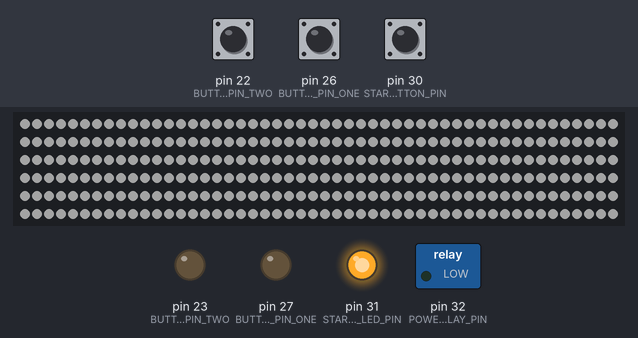
Bench run of a sketch on a simulated Arduino Mega 2560, built with avr-gcc and run on an emulated ATmega2560. Shown: 300 RGB LEDs in strip order, left to right, continuing on the next row, switched loads named in the sketch (green lamp = pin HIGH), output pins drawn as LEDs (lit = HIGH). Inputs (shaded band) come from the test bench; at power-on: pin 30 (START_BUTTON_PIN) LOW, pin 22 (BUTTON_PIN_TWO) LOW, pin 26 (BUTTON_PIN_ONE) LOW. Dim RGB values are drawn brighter than linear; the audio player accepts every command and is not drawn.

Above: at 1.7 s.
1.8 s: pin 30 (START_BUTTON_PIN) pulled HIGH for 0.15 s
At 4.0 s:
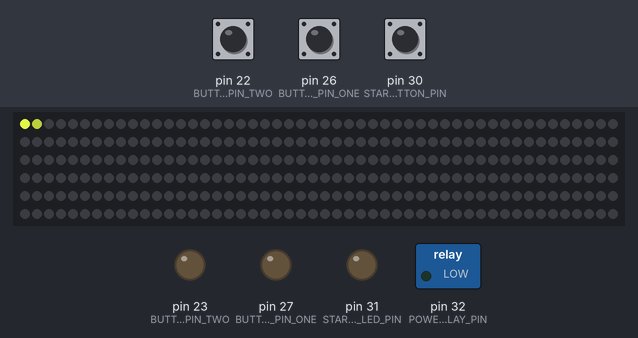
4.4 s: pin 22 (BUTTON_PIN_TWO) pulled HIGH for 0.15 s
At 4.51 s:
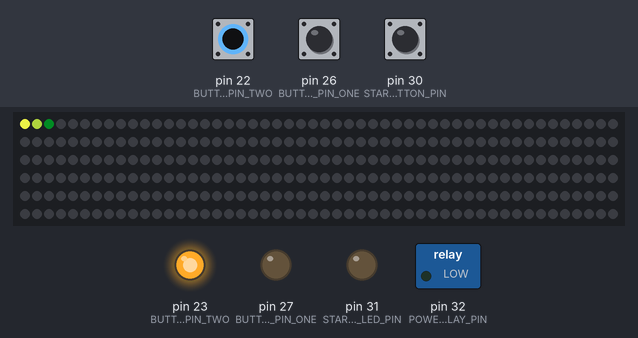
5.1 s: pin 26 (BUTTON_PIN_ONE) pulled HIGH for 0.15 s
At 5.22 s:
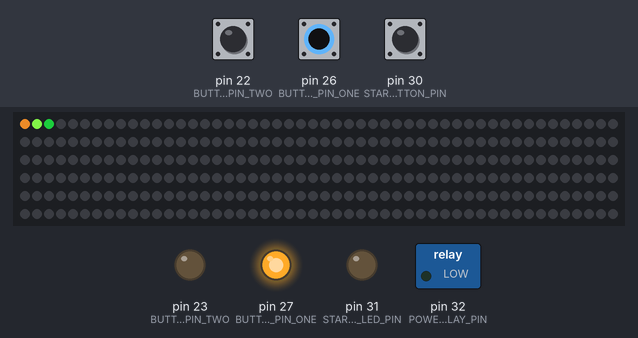
5.8 s: pin 26 (BUTTON_PIN_ONE) pulled HIGH for 1 s
At 5.99 s:
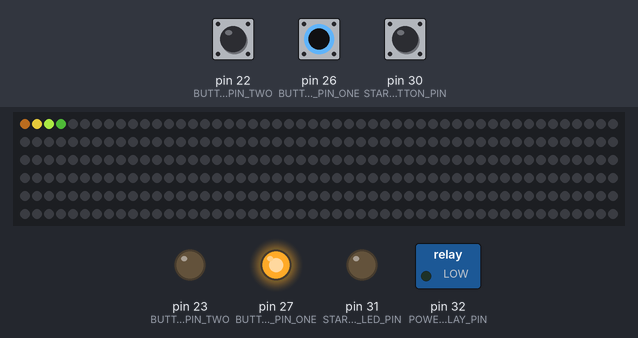
7.4 s: pin 22 (BUTTON_PIN_TWO) pulled HIGH for 1 s
At 7.58 s:
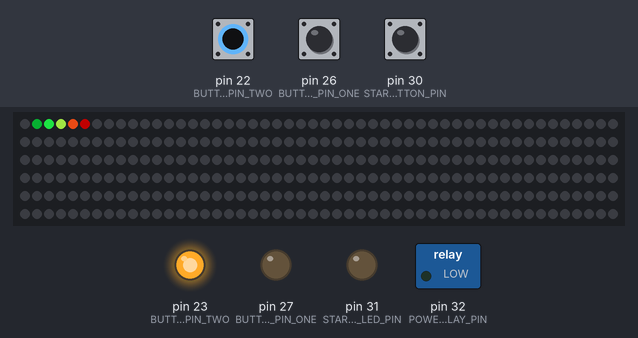
9.0 s: pin 22 (BUTTON_PIN_TWO) pulled HIGH for 0.15 s
At 9.18 s:
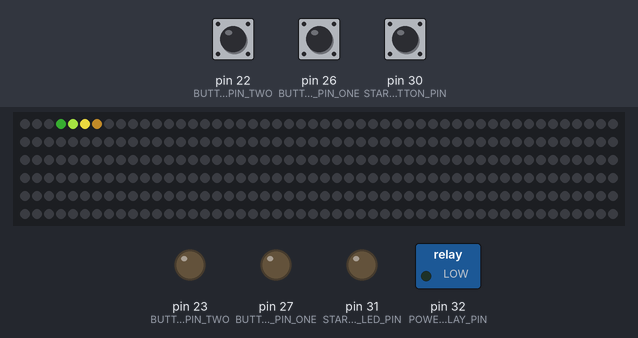
Timing chart, 0 to 10.7 s (numbered marks = the images above; inputs shaded):
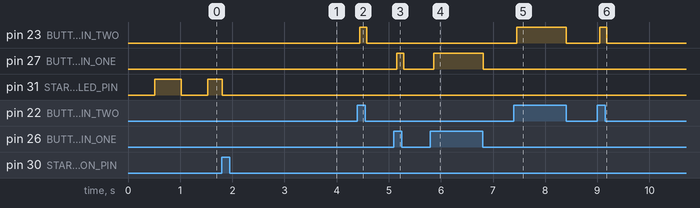

The sketch:

step6-final.ino
```cpp
#pragma message "SUMMER'S SMASH DASH 3000 PROJECT FT. JJ BROWN\nOriginal implementation in Smash-Dash-3000/code/step6-final"

// #region Imports

#include "Arduino.h"

// #region FastLED Import

// Add this before including `FastLED.h` to quiet pragma messages
#define FASTLED_INTERNAL

// Use this to import the library from project subdirectory.
// Note: This fails with VSCode Arduino compilation.
//#include "libraries/FastLED-3.3.3/FastLED.h"

// Use this import to include the global FastLED library
//   located at `~/Documents/Arduino/libraries/FastLED-3.3.3/`.
#include <FastLED.h>

// #endregion FastLED Import

#include <SoftwareSerial.h>
// #include "libraries/DFRobotDFPlayerMini/DFRobotDFPlayerMini.h"
#include <DFRobotDFPlayerMini.h>

// #endregion Imports

// #region Constant Variables

// Use `#define` for constant variables to leverage compiler optimization

// Set this to false for performance improvements:
// - Fewer calls to `Serial` to log debugging values
// - Fewer diagnostic calls to connected peripherals
#define IS_DEVELOPMENT false
#define ENABLE_LOGS false

// This is the signal pin for the main power relay
#define POWER_RELAY_PIN 32

// ---- Sound ----

// Value range (0~30)
#define MP3_VOLUME (IS_DEVELOPMENT ? 15 : 28)

#define MP3_START_SOUND 1
#define MP3_BOOP_SOUND 2

#define MIN_BOOP_DELAY 300

// ---- Start Controls ----

// The pin that the start button switch is attached to
#define START_BUTTON_PIN 30
// The pin for start button LED
#define START_BUTTON_LED_PIN 31

// ---- Player Controls ----

// Player 1
#define BUTTON_PIN_ONE 26
#define BUTTON_LED_PIN_ONE 27
// Player 2
#define BUTTON_PIN_TWO 22
#define BUTTON_LED_PIN_TWO 23

// ---- Lights ----

#define NUM_LEDS 300
#define LED_STRING_DATA_PIN 12

// Render player position
#define MAX_DISTANCE_TO_PLAYER 2.0

// Note: Milliamp value determined experimentally.
// - 3500mA works well if the 15A power supply is connected directly to one
//   end of the LED strip.
// - 1850mA works well if the LED strip is powered through breadboard and
//   jumper wires
#define LED_MAX_MILLIAMPS 1850

// Maximum brightness displayed by any LED
#define LED_MAX_POWER (IS_DEVELOPMENT ? 200 : 240)

// ---- Game ----

#define MIN_PLAYER_POSITION 0
#define MAX_PLAYER_POSITION NUM_LEDS

// Magic number: Tune this based on your own gameplay
#define PLAYER_VELOCITY_PICKUP 0.11

// Maximum player speed is ~32 presses of controller button
#define MAX_PLAYER_VELOCITY (32 * PLAYER_VELOCITY_PICKUP)

// Magic number: Tune this based on your own gameplay
#define FRICTION .96

// The index of the LED on the strip where gravity should start being applied
#define GRAVITY_START 210

// Magic number: Tune this based on your own gameplay
#define GRAVITY_AMOUNT 0.022

// ---- State Machine ----

#define STATE_NOT_LOADED -1
#define STATE_START_MENU 0
#define STATE_RESET_GAME 1
#define STATE_321_COUNTDOWN 2
#define STATE_GAMEPLAY 3
#define STATE_FINISH_LINE 4

// #endregion Constant Variables

// #region Global Variables

// ---- Sound ----

// The last time (in milliseconds) that a sound was played.
// The DFPlayer can only play a single sound at once, so rapid calls to start
//   playing a sound result in never hearing more than the first few seconds of
//   the audio clip.
unsigned long lastBoopTime = 0;

// The SoftwareSerial is used to communicate with the DFPlayer.
// Argument order is (RX Pin, TX Pin)
SoftwareSerial mySoftwareSerial(10, 11);
DFRobotDFPlayerMini myDFPlayer;

// ---- Lights ----

// Create an array of `CRGB` instances.
// Each item in the array specifies the color for a given LED on the strip.
// Each item in the array holds a red, green, and blue value.
CRGB leds[NUM_LEDS];

// ---- Game ----

// The current state for start button
// 0 for not pressed, 1 for pressed.
byte lastStartButtonState = 0;
// The previous state of the start button.
byte startButtonState = 0;

// The current state of each controller.
byte playerButtonStateOne = 0;
byte playerButtonStateTwo = 0;

byte lastPlayerButtonStateOne = 0;
byte lastPlayerButtonStateTwo = 0;

unsigned long lastStartButtonLedBlinkTime = 0;

// In the game each player moves from the start to the end of the LED strip.
float playerPositionOne = 0;
float playerPositionTwo = 0;

// When a player controller is pressed, that player velocity is increased.
// Player velocity is applied to player position once per `loop()` call.
float playerVelocityOne = 0;
float playerVelocityTwo = 0;

// These variables store the color to display for each player
// 1: Red
const CRGB playerColorOne = CRGB(200, 0, 0).fadeToBlackBy(IS_DEVELOPMENT ? 128 : 0);
// 2: Green
const CRGB playerColorTwo = CRGB(9, 227, 67).fadeToBlackBy(IS_DEVELOPMENT ? 128 : 0);

byte winnerIndex = 0;
CRGB *winnerColor;
unsigned int finishLineAnimationStep = 0;
unsigned long finishLineLastAnimationStepTime = 0;

// ---- State Machine ----

byte currentState = STATE_NOT_LOADED;

// #endregion Global Variables

// #region State Machine Functions

void setState(int newState)
{
  int lastState = currentState;
  if (ENABLE_LOGS)
  {
    Serial.print("setState: newState= ");
    Serial.print(newState);
    Serial.print(" lastState= ");
    Serial.print(lastState);
    Serial.print("\n");
  }

  currentState = newState;

  // Transition between states

  // Transition FROM
  if (lastState == STATE_START_MENU)
  {
    transitionFromStartMenu();
  }

  // Transition TO
  if (currentState == STATE_321_COUNTDOWN)
  {
    transitionTo321Countdown();
  }
  else if (currentState == STATE_RESET_GAME)
  {
    transitionToResetGame();
  }
  else if (currentState == STATE_GAMEPLAY)
  {
    transitionToGameplay();
  }
  else if (currentState == STATE_FINISH_LINE)
  {
    transitionToFinishLine();
  }
}

void transitionToFinishLine()
{
  // Turn off all controller lights, leave winner on
  if (winnerIndex == 0)
  {
    digitalWrite(BUTTON_LED_PIN_ONE, LED_MAX_POWER);
    digitalWrite(BUTTON_LED_PIN_TWO, LOW);
  }
  else if (winnerIndex == 1)
  {
    digitalWrite(BUTTON_LED_PIN_ONE, LOW);
    digitalWrite(BUTTON_LED_PIN_TWO, LED_MAX_POWER);
  }
}

void transitionFromStartMenu()
{
  digitalWrite(START_BUTTON_LED_PIN, LOW);
}

/** Auto transition to STATE_GAMEPLAY */
void transitionTo321Countdown()
{
  // Play sound
  myDFPlayer.playMp3Folder(MP3_START_SOUND);

  // Wait for start sound to end
  delay(1000);

  setState(STATE_GAMEPLAY);
}

void transitionToGameplay()
{
  FastLED.clear();
}

/**
 * Reset all gameplay related variables.
 * Auto transition to STATE_START_MENU
 */
void transitionToResetGame()
{
  // Reset player state
  playerButtonStateOne = 0;
  lastPlayerButtonStateOne = 0;
  playerButtonStateTwo = 0;
  lastPlayerButtonStateTwo = 0;

  startButtonState = 0;
  lastStartButtonState = 0;

  playerPositionOne = 0;
  playerPositionTwo = 0;
  playerVelocityOne = 0;
  playerVelocityTwo = 0;

  winnerIndex = 0;
  winnerColor = nullptr;
  finishLineAnimationStep = 0;
  finishLineLastAnimationStepTime = 0;

  // Stop all audio
  myDFPlayer.pause();

  setState(STATE_321_COUNTDOWN);
}

// #endregion State Machine Functions

// #region Sound Functions

/**
 * This function will repeatedly attempt to establish a serial connection with
 * the DFPlayer. A single attempt infrequently fails. This guarantees a
 * consistent user experience.
 */
void waitForMp3Connection()
{
  if (ENABLE_LOGS)
    Serial.print("\nInitializing DFPlayer ... (May take 3~5 seconds)\n");

  int connectionTryCount = 0;

  while (true)
  {
    connectionTryCount++;

    if (ENABLE_LOGS)
    {
      Serial.print("Attempting connection to MP3 player... connectionTryCount= ");
      Serial.print(connectionTryCount);
      Serial.print("\n");
    }

    bool isMp3PlayerConnected = myDFPlayer.begin(mySoftwareSerial);

    if (!isMp3PlayerConnected)
    { //Use softwareSerial to communicate with mp3.
      Serial.println("Unable to begin, connection to MP3 player failed:");
      Serial.println("1.Please recheck the connection!");
      Serial.println("2.Please insert the SD card!");

      Serial.println("Retrying...");
      delay(1000);
    }
    else
    {
      break;
    }
  }

  if (ENABLE_LOGS)
    Serial.println("DFPlayer Mini online.");
}

void playBoopSound(const unsigned long now)
{
  if (now - lastBoopTime > MIN_BOOP_DELAY)
  {
    lastBoopTime = now;

    myDFPlayer.playMp3Folder(MP3_BOOP_SOUND);
  }
}

// #endregion Sound Functions

// #region Setup Functions

void setupLights()
{
  FastLED.addLeds<NEOPIXEL, LED_STRING_DATA_PIN>(leds, NUM_LEDS);

  FastLED.clear();

  FastLED.setMaxPowerInVoltsAndMilliamps(5, LED_MAX_MILLIAMPS);
}

void setupAudio()
{
  // Start MP3 player serial connection
  // - `9600` is the baud rate of the connection
  mySoftwareSerial.begin(9600);

  // Initialize MP3 player
  waitForMp3Connection();

  myDFPlayer.reset();
  myDFPlayer.setTimeOut(500);
  myDFPlayer.volume(MP3_VOLUME);
  myDFPlayer.EQ(DFPLAYER_EQ_NORMAL);
  myDFPlayer.enableDAC();

  if (ENABLE_LOGS)
  {
    Serial.print("mp3 state = ");
    Serial.println(myDFPlayer.readState());

    Serial.print("current volume = ");
    Serial.println(myDFPlayer.readVolume());

    Serial.print("EQ setting = ");
    Serial.println(myDFPlayer.readEQ());

    Serial.print("all file counts in SD card = ");
    Serial.println(myDFPlayer.readFileCounts());

    Serial.print("current play file number = ");
    Serial.println(myDFPlayer.readCurrentFileNumber());
  }
}

/** Sets pin mode for player controller. */
void setupStartButton()
{
  // Ensure the correct pin modes for start button are set
  pinMode(START_BUTTON_PIN, INPUT);
  pinMode(START_BUTTON_LED_PIN, OUTPUT);
}

void setupUserInput()
{
  // Ensure the correct pin modes are set for player buttons
  pinMode(BUTTON_PIN_ONE, INPUT);
  pinMode(BUTTON_LED_PIN_ONE, OUTPUT);

  pinMode(BUTTON_PIN_TWO, INPUT);
  pinMode(BUTTON_LED_PIN_TWO, OUTPUT);
}

void setup()
{
  if (ENABLE_LOGS)
  {
    // Start serial connection over USB.
    // This is what shows up in the serial monitor (baud rate in monitor must
    // match argument here).
    Serial.begin(9600);
  }

  // Turn on main power relay
  pinMode(POWER_RELAY_PIN, OUTPUT);
  digitalWrite(POWER_RELAY_PIN, LOW);

  setupLights();

  // Waits for MP3 connection
  setupAudio();

  setupStartButton();

  setupUserInput();

  // Initialize player state
  setState(STATE_START_MENU);
}

// #endregion Setup Functions

// #region Miscellaneous Functions

/** @return Current value of start button LED pin. */
bool blinkStartButtonLed(const unsigned long now)
{
  bool startButtonLedState = digitalRead(START_BUTTON_LED_PIN);

  if (now - lastStartButtonLedBlinkTime > 500)
  {
    lastStartButtonLedBlinkTime = now;

    // Blink start button LED
    if (startButtonLedState == LOW)
    {
      // Turn LED on
      digitalWrite(START_BUTTON_LED_PIN, LED_MAX_POWER);
      return true;
    }
    else
    {
      // Turn LED off
      digitalWrite(START_BUTTON_LED_PIN, LOW);
      return false;
    }
  }

  return startButtonLedState;
}

void setWinner(byte newWinnerIndex)
{
  winnerIndex = newWinnerIndex;

  if (winnerIndex == 0)
  {
    winnerColor = &playerColorOne;
  }
  else if (winnerIndex == 1)
  {
    winnerColor = &playerColorTwo;
  }
  else
  {
    // If unknown winner, transition to reset
    if (ENABLE_LOGS)
    {
      Serial.print("Unknown winnerIndex:");
      Serial.println(winnerIndex);
    }
    setState(STATE_RESET_GAME);
    return;
  }

  setState(STATE_FINISH_LINE);
}

bool checkStartButtonState()
{
  // Check for start button press
  int startButtonState = digitalRead(START_BUTTON_PIN);

  if (startButtonState != lastStartButtonState)
  {
    lastStartButtonState = startButtonState;

    if (ENABLE_LOGS)
    {
      Serial.print("startButtonState= ");
      Serial.println(startButtonState);
    }

    if (startButtonState == HIGH)
    {
      return true;
    }
  }

  return false;
}

// #endregion Miscellaneous Functions

// #region State Machine Loop Functions

void loopStateStartMenu(
    const unsigned long now)
{
  if (checkStartButtonState())
  {
    setState(STATE_RESET_GAME);
    return;
  }

  bool startButtonLedState = blinkStartButtonLed(now);

  // Set all LED strip to same state as start button LED
  byte brightness = startButtonLedState ? LED_MAX_POWER * 0.5 : 0;
  CRGB color = CRGB(brightness, brightness, brightness);

  for (int lightIndex = 0; lightIndex < NUM_LEDS; lightIndex++)
  {
    leds[lightIndex] = color;
  }
}

void loopStateFinishLine(
    const unsigned long now)
{
  if (checkStartButtonState())
  {
    setState(STATE_START_MENU);
    return;
  }

  // Indicate how to reset game to user
  blinkStartButtonLed(now);

  // Finish Line animation: drip the color of the winner from end of strip to
  // start. Leave non-winner colors on strip for bragging rights.
  if (
      now - finishLineLastAnimationStepTime > 15 &&
      finishLineAnimationStep < NUM_LEDS)
  {
    finishLineLastAnimationStepTime = now;

    unsigned int currentLedIndex = NUM_LEDS - finishLineAnimationStep;

    if (leds[currentLedIndex].red == 0 &&
        leds[currentLedIndex].green == 0 &&
        leds[currentLedIndex].blue == 0)
    {
      leds[currentLedIndex] = *winnerColor;
    }

    finishLineAnimationStep++;
  }
}

void loopStateGameplay(unsigned long now, byte playerButtonStateOne, byte playerButtonStateTwo)
{
  // #region User Input: Player One
  if (playerButtonStateOne != lastPlayerButtonStateOne)
  {
    if (ENABLE_LOGS)
    {
      Serial.print("playerButtonStateOne= ");
      Serial.println(playerButtonStateOne);
    }

    // if the state has changed, increment the counter
    if (playerButtonStateOne == HIGH)
    {
      // if the current state is HIGH then the button
      // wend from off to on:
      playerVelocityOne = playerVelocityOne + PLAYER_VELOCITY_PICKUP;

      // CLAMP PLAYER VELOCITY
      if (playerVelocityOne > MAX_PLAYER_VELOCITY)
      {
        playerVelocityOne = MAX_PLAYER_VELOCITY;
      }

      playBoopSound(now);
    }

    // save the current state as the last state,
    //for next time through the loop
    lastPlayerButtonStateOne = playerButtonStateOne;
  }
  // #endregion

  // #region User Input: Player Two
  if (playerButtonStateTwo != lastPlayerButtonStateTwo)
  {
    if (ENABLE_LOGS)
    {
      Serial.print("playerButtonStateTwo= ");
      Serial.println(playerButtonStateTwo);
    }

    // if the state has changed, increment the counter
    if (playerButtonStateTwo == HIGH)
    {
      playerVelocityTwo = playerVelocityTwo + PLAYER_VELOCITY_PICKUP;

      // CLAMP PLAYER VELOCITY
      if (playerVelocityTwo > MAX_PLAYER_VELOCITY)
      {
        playerVelocityTwo = MAX_PLAYER_VELOCITY;
      }

      playBoopSound(now);
    }

    // save the current state as the last state,
    //for next time through the loop
    lastPlayerButtonStateTwo = playerButtonStateTwo;
  }
  // #endregion

  // Update player position
  playerPositionOne = playerPositionOne + playerVelocityOne;
  playerPositionTwo = playerPositionTwo + playerVelocityTwo;

  // APPLY FRICTION
  float lastPlayerVelocity = playerVelocityOne;
  playerVelocityOne = playerVelocityOne * FRICTION;

  float lastPlayerVelocityTwo = playerVelocityTwo;
  playerVelocityTwo = playerVelocityTwo * FRICTION;

  // Apply gravity
  // Note: Only check start of gravity, since end is end of LED strip.
  if (playerPositionOne > GRAVITY_START)
  {
    playerVelocityOne -= GRAVITY_AMOUNT;
  }

  if (playerPositionTwo > GRAVITY_START)
  {
    playerVelocityTwo -= GRAVITY_AMOUNT;
  }

  if (ENABLE_LOGS && floor(lastPlayerVelocity * 10) != floor(playerVelocityOne * 10))
  {
    Serial.print("playerVelocityOne= ");
    Serial.println(playerVelocityOne);
  }

  if (playerPositionOne >= MAX_PLAYER_POSITION)
  {
    playerPositionOne = MAX_PLAYER_POSITION;
    setWinner(0);
    return;
  }

  if (ENABLE_LOGS && floor(lastPlayerVelocityTwo * 10) != floor(playerVelocityTwo * 10))
  {
    Serial.print("playerVelocityTwo= ");
    Serial.println(playerVelocityTwo);
  }

  if (playerPositionTwo >= MAX_PLAYER_POSITION)
  {
    playerPositionTwo = MAX_PLAYER_POSITION;
    setWinner(1);
    return;
  }
}

// #endregion State Machine Loop Functions

// #region Render Functions

/** Update player feedback based on player controller state. */
void renderPlayerButtons(
    byte playerButtonStateOne, byte playerButtonStateTwo)
{
  if (playerButtonStateOne == LOW)
  {
    digitalWrite(BUTTON_LED_PIN_ONE, LOW);
  }
  else
  {
    digitalWrite(BUTTON_LED_PIN_ONE, LED_MAX_POWER);
  }

  if (playerButtonStateTwo == LOW)
  {
    digitalWrite(BUTTON_LED_PIN_TWO, LOW);
  }
  else
  {
    digitalWrite(BUTTON_LED_PIN_TWO, LED_MAX_POWER);
  }
}

/** Render player positions on LED strip. */
void renderPlayerPositions()
{
  for (int lightIndex = 0; lightIndex < NUM_LEDS; lightIndex++)
  {
    // Player 1
    float distanceToPlayer = fabs(playerPositionOne - (float)lightIndex);
    if (distanceToPlayer > MAX_DISTANCE_TO_PLAYER)
    {
      distanceToPlayer = MAX_DISTANCE_TO_PLAYER;
    }

    float lightPowerPercent = (MAX_DISTANCE_TO_PLAYER - distanceToPlayer) / MAX_DISTANCE_TO_PLAYER;

    byte red = playerColorOne.red * lightPowerPercent;
    byte green = playerColorOne.green * lightPowerPercent;
    byte blue = playerColorOne.blue * lightPowerPercent;

    // if (ENABLE_LOGS && lightPower > 0) {
    //   Serial.print("Light status: index= ");
    //   Serial.print(lightIndex);
    //   Serial.print(" distanceToPlayer= ");
    //   Serial.print(distanceToPlayer);
    //   Serial.print(" power= ");
    //   Serial.print(lightPower);
    //   Serial.print("\n");
    // }

    // Player 2
    float distanceToPlayerTwo = fabs(playerPositionTwo - (float)lightIndex);

    if (distanceToPlayerTwo > MAX_DISTANCE_TO_PLAYER)
    {
      distanceToPlayerTwo = MAX_DISTANCE_TO_PLAYER;
    }

    float lightPowerPercentTwo = (MAX_DISTANCE_TO_PLAYER - distanceToPlayerTwo) / MAX_DISTANCE_TO_PLAYER;

    // Note: Use `+=` to add player two brightness to player one brightness.
    red += playerColorTwo.red * lightPowerPercentTwo;
    green += playerColorTwo.green * lightPowerPercentTwo;
    blue += playerColorTwo.blue * lightPowerPercentTwo;

    // Clamp light max value
    if (red > LED_MAX_POWER)
    {
      red = LED_MAX_POWER;
    }
    if (green > LED_MAX_POWER)
    {
      green = LED_MAX_POWER;
    }
    if (blue > LED_MAX_POWER)
    {
      blue = LED_MAX_POWER;
    }

    leds[lightIndex].red = red;
    leds[lightIndex].green = green;
    leds[lightIndex].blue = blue;
  }
}

// #endregion Render Functions

void loop()
{
  unsigned long now = millis();

  if (currentState == STATE_GAMEPLAY)
  {
    // Check for player button press
    byte playerButtonStateOne = digitalRead(BUTTON_PIN_ONE);
    byte playerButtonStateTwo = digitalRead(BUTTON_PIN_TWO);

    // Update game state
    loopStateGameplay(now, playerButtonStateOne, playerButtonStateTwo);

    // Display game state to user
    renderPlayerButtons(playerButtonStateOne, playerButtonStateTwo);
    renderPlayerPositions();
  }
  else if (currentState == STATE_START_MENU)
  {
    loopStateStartMenu(now);
  }
  else if (currentState == STATE_FINISH_LINE)
  {
    loopStateFinishLine(now);
  }

  // Send 'leds' data from arduino to led strip.
  // Should call once per `loop`.
  FastLED.show();
}
```

Measured:
- after the input at 4.4 s, pin 23 (BUTTON_LED_PIN_TWO): LOW → HIGH after 0.05 s, → LOW 0.14 s later; the LEDs: change after 0.10 s (image 2)
- after the input at 5.1 s, pin 27 (BUTTON_LED_PIN_ONE): LOW → HIGH after 0.05 s, → LOW 0.14 s later
- after the input at 5.8 s, pin 27 (BUTTON_LED_PIN_ONE): LOW → HIGH after 0.06 s, → LOW 0.95 s later; the LEDs: first differ from a run without the input after 0.12 s (image 4 shows a later state)
- after the input at 7.4 s, pin 23 (BUTTON_LED_PIN_TWO): LOW → HIGH after 0.05 s, → LOW 0.95 s later
- after the input at 9.0 s, pin 23 (BUTTON_LED_PIN_TWO): LOW → HIGH at once, → LOW 0.14 s later
